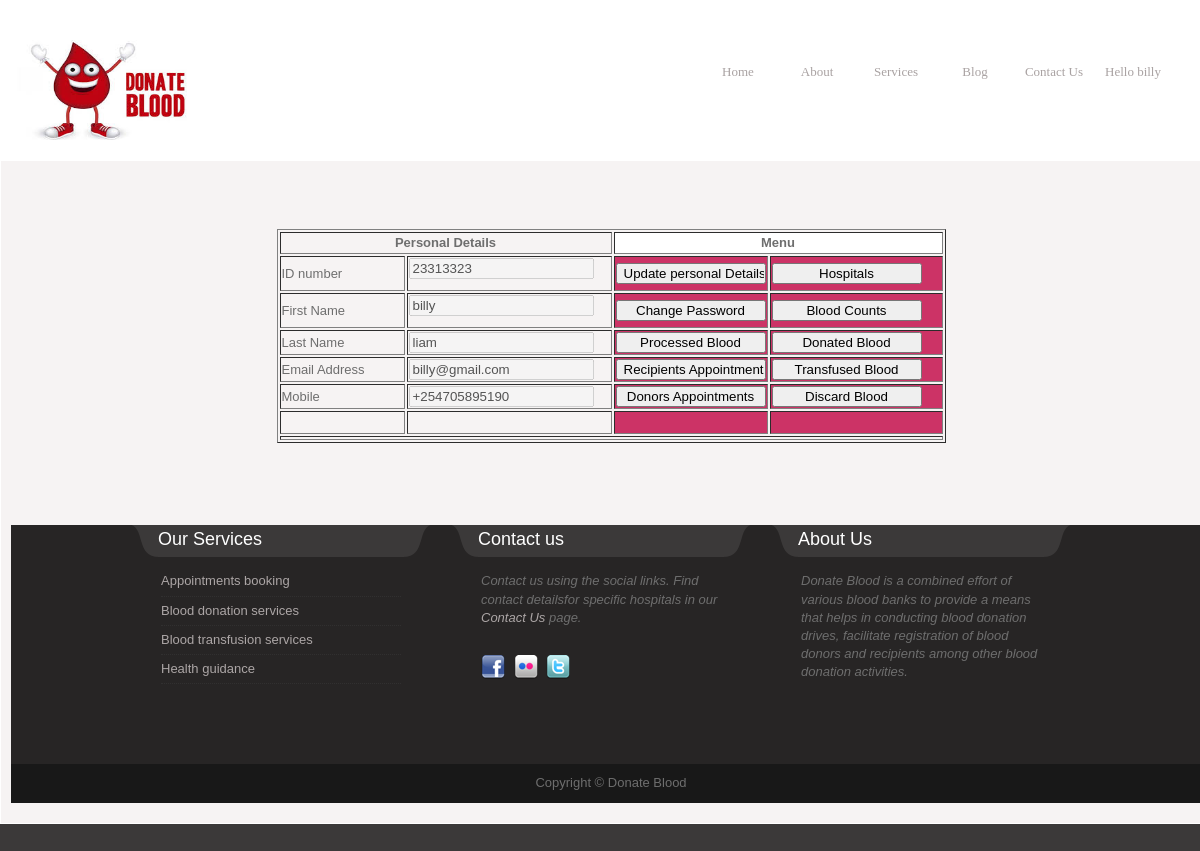
The page /menu/adminlogincon.php (signed in) on the database its author committed.
### tables this page shows
CREATE TABLE IF NOT EXISTS `users` (
  `firstName` varchar(50) NOT NULL,
  `lastName` varchar(50) NOT NULL,
  `idNumber` int(10) NOT NULL,
  `mobile` varchar(100) NOT NULL,
  `email` varchar(50) NOT NULL,
  `userType` varchar(50) NOT NULL,
  `password` varchar(50) NOT NULL
);

### menu/functions.php (called while the page is built, shortened)
<?php
function logged_in(){
   if(isset($_SESSION['email']) || isset($_COOKIE['email'])){
    return true;
   }else{
    return false;
   }
}
?>

### menu/adminlogincon.php (the view, shortened to what this page needs)
  <?php
include_once 'init.php';
include ("functions.php");
if (logged_in()) {
  $email=$_SESSION['email'];
  $sql=$con->query("SELECT * FROM users WHERE email='$email'");
  $return=mysqli_fetch_assoc($sql);
?>
<!DOCTYPE html PUBLIC "-//W3C//DTD XHTML 1.0 Transitional//EN" "http://www.w3.org/TR/xhtml1/DTD/xhtml1-transitional.dtd">
<html xmlns="http://www.w3.org/1999/xhtml">
<head>
<link href="/finaldonate/css/templatemo_style.css" rel="stylesheet" type="text/css" />
<link rel="stylesheet" href="/finaldonate/css/slimbox2.css" type="text/css" media="screen" />
<link rel="stylesheet" type="text/css" href="/finaldonate/css/ddsmoothmenu.css" />
</head>
<body id="subpage">
<div id="templatemo_header_wrapper">
  <div id="site_title">
  <a href="/finaldonate/index.php?lang=en&amp;style=style-default"
              class="appbrand pull-left"><img src="/finaldonate/images/blood2.jpg" width="200" height="100"></a>
  </div>
      <div id="templatemo_menu" class="ddsmoothmenu">
        <ul>
            <li><a href="/finaldonate/index.php">Home</a></li>
            <li><a href="/finaldonate/about.php" >About</a></li>
      <li><a href="/finaldonate/services.php">Services</a></li>
            <li><a href="/finaldonate/blog.php" >Blog</a></li>
            <li><a href="/finaldonate/contact.php" >Contact Us</a></li>
       <?php if(logged_in()){ ;?>
                <li class="dropdown">
           <a href="#" class="dropdown-toggle" data-toggle="dropdown"> Hello <?php echo $return['firstName'];?>
           </a>
         </li>
             <?php }else{ ;?>
          <li><a href="login.php">Login</a></li>
        <?php } ;?>
        </ul>
        <br style="clear: left" />
    </div>
</div>
<div id="templatemo_main">
  <br/></p>
<table width="669" border="1" align="center">
  <tr>
    <th colspan="2" scope="col"><span class="style8">Personal Details</span> </th>
    <th colspan="2" bgcolor="#FFFFFF" scope="col"><span class="style9">Menu</span></th>
  </tr>
  <tr>
    <td width="121"><span class="style10">ID number </span></td>
    <td width="201"><p>
      <input name="id" maxlength="8" type="text" id="idNumber" value="<?php echo $return['idNumber']; ?>"disabled/>
      </p>        </td>
    <td width="150" bgcolor="#CC3366"><input  style="width:150px" name="update" type="submit" id="update" value="Update personal Details" onclick="location.href='/finaldonate/menu/adminupdate.php'"/>	</td>
    <td width="169" bgcolor="#CC3366"><input style="width:150px"  name="hospitals" type="submit" id="hospitals" value="Hospitals" onclick="location.href='/finaldonate/hospitals/hospitals.php'"/></td>
  </tr>
  <tr>
    <td><span class="style10">First Name</span> </td>
    <td><p>
      <input name="firstName"  maxlength="20" type="text" id="firstName" value="<?php echo $return['firstName']; ?>" disabled/>
      </p>        </td>
    <td width="150" bgcolor="#CC3366"><input  style="width:150px" name="password" type="submit" id="password" value="Change Password" onclick="location.href='/finaldonate/password/adminpassword.php'"/></td>
    <td bgcolor="#CC3366"><input style="width:150px" name="types" type="submit" id="types" value="Blood Counts" onclick="location.href='/finaldonate/blood/bloodtypes.php'"/></td>
  </tr>
  <tr>
    <td><span class="style10">Last Name</span> </td>
    <td><input name="lastname" maxlength="20" type="text" id="lastname" value="<?php echo $return['lastName']; ?>"disabled /></td>
    <td bgcolor="#CC3366"><input style="width:150px" name="processed" type="submit" id="processed" value="Processed Blood" onclick="location.href='/finaldonate/blood/processedblood.php'"/></td>
    <td bgcolor="#CC3366"><input style="width:150px" name="donated" type="submit" id="donated" value="Donated Blood" onclick="location.href='/finaldonate/blood/donatedblood.php'"/></td>
  </tr>
  <tr>
    <td><span class="style10">Email Address </span></td>
    <td><input name="email" maxlength="50" type="text" id="email" value="<?php echo $return['email']; ?>"disabled/></td>
    <td bgcolor="#CC3366"><input style="width:150px" name="recipientsapp" type="submit" id="recipientsapp" value="Recipients Appointments" onclick="location.href='/finaldonate/appointments/adminrecipients.php'"/></td>
    <td bgcolor="#CC3366"><input style="width:150px" name="transfused" type="submit" id="transfused" value="Transfused Blood" onclick="location.href='/finaldonate/blood/transfusedblood.php'"/></td>
  </tr>
  <tr>
    <td><span class="style10">Mobile</span></td>
    <td><input name="mobile" maxlength="10" type="text" id="mobile" value="<?php echo $return['mobile']; ?>"disabled/></td>
    <td bgcolor="#CC3366"><input style="width:150px" name="donorsapp" type="submit" id="donorsapp" value="Donors Appointments" onclick="location.href='/finaldonate/appointments/admindonors.php'"/></td>
    <td bgcolor="#CC3366"><input style="width:150px" name="discard" type="submit" id="discard" value="Discard Blood" onclick="location.href='/finaldonate/blood/discardblood.php'"/></td>
  </tr>
  <tr>
    <td></td>
    <td></td>
    <td bgcolor="#CC3366">&nbsp;</td>
    <td bgcolor="#CC3366">&nbsp;</td>
  </tr>
  <tr>
    <td colspan="4"><div align="center"></div></td>
  </tr>
</table>
<p><br/>
  <br/>
  <br/>
  <br/>
<div id="templatemo_bottom_wrapper">
    <div id="templatemo_bottom">
    	<div class="col one_third">
        	<h4><span></span>Our Services</h4>
            <div class="bottom_box">
                <ul class="footer_list">
                    <li><a href="/finaldonate/services.html">Appointments booking</a></li>
                    <li><a href="/finaldonate/services.html">Blood donation services</a></li>
                    <li><a href="/finaldonate/services.html">Blood transfusion services</a></li>
                    <li><a href="/finaldonate/services.html">Health guidance</a></li>
                </ul>
			</div>
        </div>
        <div class="col one_third">
        	<h4><span></span>Contact us</h4>
            <div class="bottom_box">
			 <p><em> Contact us using the social links. Find contact detailsfor specific hospitals in our <a href="/finaldonate/contact.html">Contact Us</a> page. </em></p><br />
                <div class="footer_social_button">
                    <a href="#"><img src="/finaldonate/images/facebook.png" title="facebook" alt="facebook" /></a>
                    <a href="#"><img src="/finaldonate/images/flickr.png" title="flickr" alt="flickr" /></a>
                    <a href="#"><img src="/finaldonate/images/twitter.png" title="twitter" alt="twitter" /></a>
                </div>
			</div>
        </div>
        <div class="col one_third no_margin_right">
        	<h4><span></span>About Us</h4>
            <div class="bottom_box">
                <p><em> Donate Blood is a combined effort of various blood banks to provide a means that
                helps in conducting blood donation drives, facilitate registration of blood
                donors and recipients among other blood donation activities.</em></p><br />
            </div>
        </div>
    </div>
</div>
<div id="templatemo_footer_wrapper">
    <div id="templatemo_footer">
    	Copyright © Donate Blood
    </div>
</div>
</body>
</html>
<?php
}else{
  header("location:login.php");
  exit();
}
?>

### css/templatemo_style.css (style rules this page uses)
body { margin: 0; padding: 0; color: #6e6e6e; font-family: Tahoma, Geneva, sans-serif; font-size: 13px; line-height: 1.4em; background-color: #3b3939; background-repeat: repeat-x; background-position: top; }
#subpage { background-image: url(../images/templatemo_bg_subpage.jpg); }
a, a:link, a:visited { color: #7f0d0d; font-weight: normal; text-decoration: none; }
p { margin: 0 0 10px 0; padding: 0; }
img { border: none; }
h1, h2, h3, h4, h5, h6 { color: #2c2c2c; font-weight: normal; }
h4 { font-size: 18px; margin: 0 0 15px; padding: 0; }
#templatemo_header_wrapper { width: 100%; margin: 0 auto; padding: 40px 10px 20px; background-color: white; }
#templatemo_main { width: 100%; margin: 0 auto; padding: 40px 10px 20px; background: #f6f3f3; border: 1px solid #fff; margin-bottom: 40px; }
#templatemo_bottom_wrapper { width: 100%; background: #272525; }
#templatemo_bottom { width: 960px; margin: 0 auto; padding: 0 10px 20px; }
#templatemo_footer_wrapper { width: 100%; background: #181818; }
#templatemo_footer { width: 960px; margin: 0 auto; padding: 10px; text-align: center; }
#site_title { float: left; padding-right: 50px; }
#templatemo_menu { float: right; padding-right: 40px; margin-bottom: 10px; }
#templatemo_bottom h4 { display: block; position: relative; height: 27px; padding-top: 5px; margin-left: 27px; color: #fff; background:url(../images/templatemo_footer_header_right.png) no-repeat right }
#templatemo_bottom h4 span { position: absolute; top: 0; left: -27px; width: 27px; height: 32px; background: url(../images/templatemo_footer_header_left.png) no-repeat left; }
#templatemo_bottom .bottom_box { padding: 0 30px; }
#templatemo_bottom a { color: #aca6a6; }
.footer_list { margin: 0; padding: 0; list-style: none; }
.footer_list li { margin: 0 0 5px; padding: 0 0 5px; border-bottom: 1px dotted #313030; }
.footer_list li a { color: #aca6a6; }
.footer_social_button { clear: both; margin-bottom: 40px; }
.footer_social_button a { margin-right: 5px; }
.col { float: left; margin: 0 20px 20px 0; }
#sidebar, .one_third { width: 300px; }
.no_margin_right { margin-right: 0; }

### css/ddsmoothmenu.css (style rules this page uses)
.ddsmoothmenu { margin-top: 20px }
.ddsmoothmenu ul { z-index:100; margin: 0; padding: 0; list-style-type: none; }
.ddsmoothmenu ul li { position: relative; display: inline; float: left; }
.ddsmoothmenu ul li a { display: block; height: 23px; width: 74px; margin-left: 5px; line-height: 23px; font-size: 13px; font-family: Georgia, "Times New Roman", Times, serif; color: #a9a2a2; text-align: center; text-decoration: none; font-weight: 400; outline: none; }

### menu/adminlogincon.php (style rules this page uses)
html { overflow-x:hidden; }

### rows shown on the page
users: firstName "billy", id "23313323", lastname "liam", email "billy@gmail.com", mobile "+254705895190"
